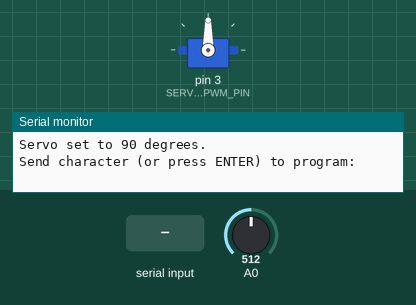
This sketch was run on a simulated Arduino Uno, built with avr-gcc and run on an emulated ATmega328P. Parts: servo, the last lines printed to the serial monitor. The test bench sets the inputs (shaded band); at power-on: A0 = 512.

Above: at 1.2 s.
1.3 s: byte 30 received over Serial
At 1.9 s:
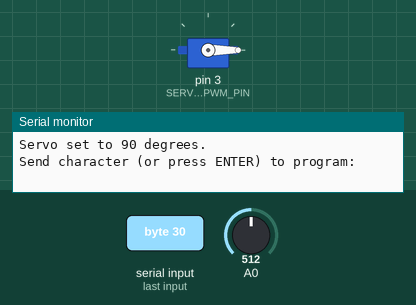
4.3 s: A0 set to 482
At 4.64 s:
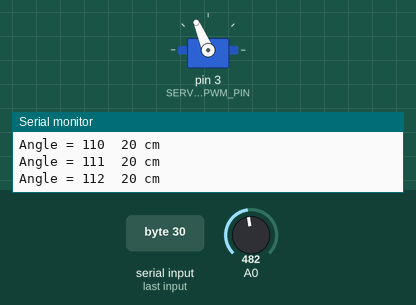
7.3 s: A0 set to 83
At 8.35 s:
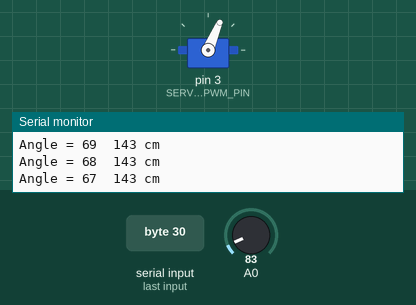
10.3 s: A0 set to 76
Timing chart, 0 to 16.2 s (numbered marks = the images above; inputs shaded):
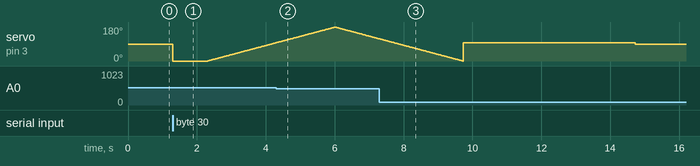

The sketch:

SharpIRDistanceSensorObjTrack.ino
```cpp
// Sharp IR GP2Y0A02YK0F Distance Test
// (20-150cm, analog)
// Black Wire  = Ground wire
// Red Wire    = +5v Wire
// Yellow Wire = Connect to Analog port


// SG90 Servo
// Brown Wire  = Ground wire
// Red Wire    = +5v wire
// Orange Wire = PWM pin

//import the library in the sketch
#include <SharpIR.h>
#include <Servo.h>

//#define DEBUG

#define MAX_DISTANCE 150 //cm
#define MIN_DISTANCE  20 //cm

#define SCAN_MODE        0
#define CHECK_MODE       1
#define SCAN_RESOLUTION  1  // 1 degree

Servo myservo;  // create servo object to control a servo
int SERVO_PWM_PIN  =  3;
// twelve servo objects can be created on most boards

int pos = 0;                         // variable to store the servo position
int minPos = 0;                      // location of closest object
int minDistance_G  = MAX_DISTANCE + 1; // used globally in multiple functions

SharpIR sensor( SharpIR::GP2Y0A02YK0F, A0 );  // using analog input port A0
void setup() {
  myservo.attach(SERVO_PWM_PIN);  // attaches the servo on pin PWM to the servo object
  Serial.begin(115200); // start the serial port
}

void loop() {
  int forwardAngle = 90;    // Chose this value for no special reason ...
  Serial.print("\nServo set to 90 degrees. ");
  myservo.write(forwardAngle);
  Serial.print("\nSend character (or press ENTER) to program: ");
  int inByte;
  while (Serial.available() && (Serial.read())); // empty buffer
  while (!Serial.available());                 // wait for data
  while (Serial.available() && (inByte=Serial.read())); // empty buffer again

  minPos = getMinDistancePos();
  myservo.write(minPos);

  #if DEBUG
  Serial.print("minPos = ");
  Serial.print(minPos);
  Serial.print(" ; minDistance = ");
  Serial.println(minDistance_G);
  delay(500);
  #endif

  //getPrintDistance(forwardAngle);

  delay(5000);  // Delaying for 5 seconds before repeating the start prompt
  minDistance_G  = MAX_DISTANCE + 1;
  //checkDeltaChangeInDist(minDistance);


}

int getMinDistancePos() {
  int servoPos       = 0;
  int minDistPos     = 0;
  int curDistance    = 0;

  myservo.write(servoPos);
  delay(1000);               // give time for large movements to position 0

  for (servoPos = 0; servoPos < 180; servoPos += SCAN_RESOLUTION) { // goes from 0 degrees to 180 degrees
    // in steps of X degree
    myservo.write(servoPos);             // tell servo to go to position in variable 'pos'
    delay(10);                           // give time for servo to stop
    curDistance = getPrintDistance(servoPos);
    if ((curDistance < minDistance_G) && (curDistance >= MIN_DISTANCE)) {
      minDistPos    = servoPos;
      minDistance_G = curDistance;
    }
    delay(10);                           // waits 15ms for the servo to reach the position
  }

  for (servoPos = 179; servoPos >= 0; servoPos -= SCAN_RESOLUTION) { // goes from 180 degrees to 0 degrees
    myservo.write(servoPos);             // tell servo to go to position in variable 'pos'
    delay(10);
    curDistance = getPrintDistance(servoPos);
    if ((curDistance < minDistance_G) && (curDistance >= MIN_DISTANCE)) {
      minDistPos    = servoPos;
      minDistance_G = curDistance;
    }
    delay(10);                                         // waits 15ms for the servo to reach the position
  }

  return minDistPos;
}

int getPrintDistance(int angle) {
  int distance = sensor.getDistance(); //Calculate the distance in centimeters and store the value in a variable

  Serial.print("Angle = ");
  Serial.print(angle);
  Serial.print("\t");

  if ((distance <= MAX_DISTANCE) && (distance >= MIN_DISTANCE)) {
    Serial.print(distance);                 // print the distance
    Serial.println(" cm");
  }
  else if (distance < MIN_DISTANCE) {
    Serial.println("Object is too close!");   // print the distance
    distance = MIN_DISTANCE - 1;
  }
  else  { // (distance > MAX_DISTANCE) {
    Serial.println("Object is too far!");   // print the distance
    distance = MAX_DISTANCE + 1;
  }

  return distance;
}
```

SharpIR.h
```cpp
/*
 * SharpIR
 * Library for the acquisition of distance data from Sharp IR sensors
 */

#pragma once

#include <Arduino.h>

class SharpIR
	{
		public:

			using sensorCode = const uint8_t ;

			SharpIR( sensorCode _sensorType , uint8_t _sensorPin ) : sensorType( _sensorType ) , pin( _sensorPin ) {}

			uint8_t getDistance( bool avoidBurstRead = true ) ;

			static sensorCode GP2Y0A41SK0F = 0 ;
			static sensorCode GP2Y0A21YK0F = 1 ;
			static sensorCode GP2Y0A02YK0F = 3 ;

		protected:

			uint8_t sensorType, pin ;

		private:

			uint32_t lastTime = 0 ;
	};
```

Measured:
- the behaviour switches between 491 and 490 on A0 (found by bisection; images 1 and 2)
